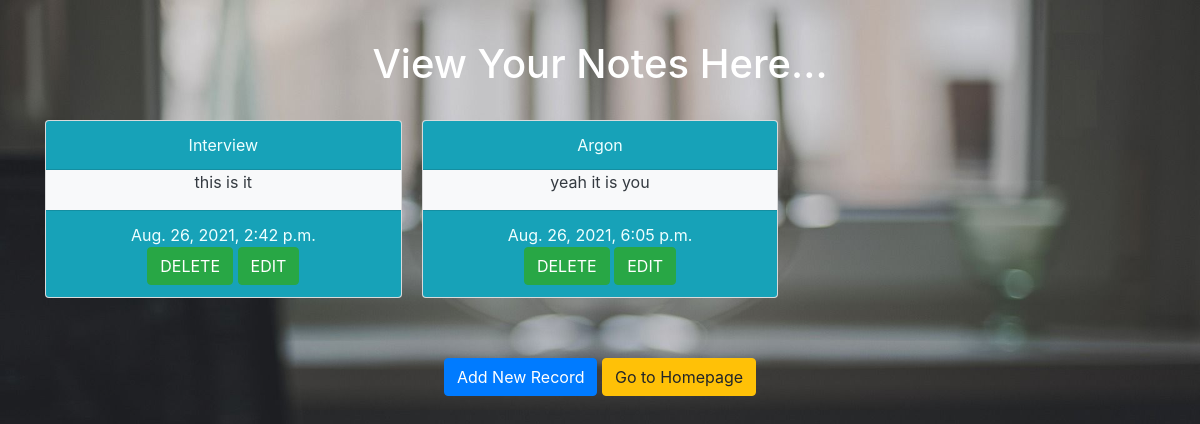
Page /noteview/ (signed in) on the committed database.
### intrack/models.py (models this page shows)
class Notes(models.Model):
    user=models.ForeignKey(UserProfile,on_delete=models.CASCADE, blank=True, null=True,)
    note_name=models.CharField(max_length=20)
    note_content=models.TextField(max_length=128)
    note_date=models.DateTimeField(auto_now_add=True,auto_now=False,blank=True)
    class Meta:
        db_table='note_taker'

### intrack/views.py (the view)
# urls.py: path('noteview/',views.shownote),
def shownote(request):
    note=Notes.objects.filter(user=request.user)
    return render(request,'noteview.html',{'note':note})

### intrack/templates/noteview.html (shortened to what this page needs)
{% load static %}
<html lang="en">
<head>
<link rel="stylesheet" href="https://maxcdn.bootstrapcdn.com/bootstrap/4.5.2/css/bootstrap.min.css">
</head>
<body class="container-lg-sm-md" style="background-image:url({% static 'images/userpage.jpg' %});background-repeat: repeat;background-size:100%;height:auto;color:azure;padding-top:40px;text-align: center;">
<h1 style="color:white">View Your Notes Here...</h1>
 <div class="container" >
    <br>
            <div class="card-columns" >
                {% for n in note %}
                <div class="card bg-light">
                <div class="card-header bg-info">{{n.note_name}}</div>
                    <p class="card-text text-dark">{{n.note_content}}</p>
                <div class="card-footer bg-info">{{n.note_date}} <a href="/Delnote/{{n.id}}"><br>
                <button class="btn btn-success">DELETE</button></a> <a href="/notedit/{{n.id}}"><button class="btn btn-success">EDIT</button></a> </div>
                </div>
                <br>
                {% endfor %}
            </div>
  <br>
  <br>
</div>
<center><a href="/note/" class="btn btn-primary">Add New Record</a>    <a href="/ent/" class="btn btn-warning">Go to Homepage</a></center>
</body>
</html>

### rows in the picture
Notes: note_name "Interview", note_content "this is it", note_date "Aug. 26, 2021, 2:42 p.m."
Notes: note_name "Argon", note_content "yeah it is you", note_date "Aug. 26, 2021, 6:05 p.m."
